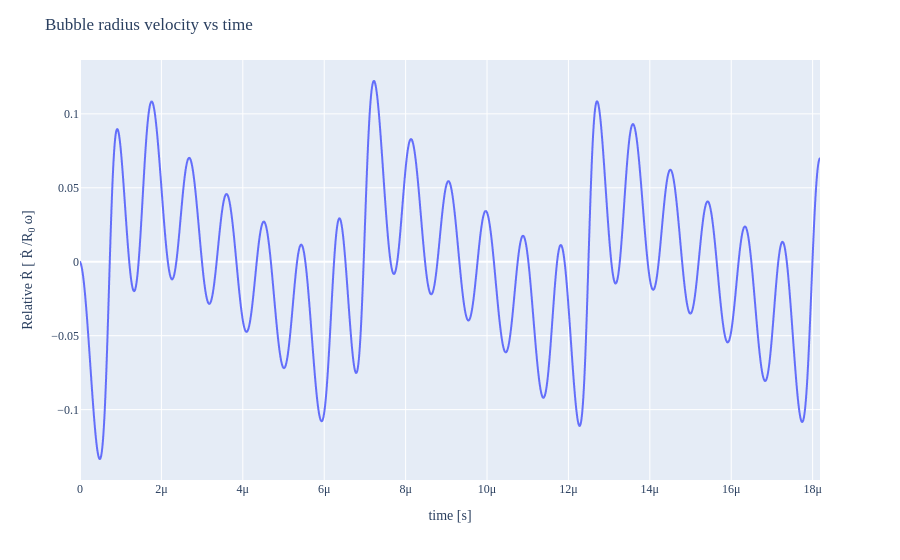

Here is the notebook cell this chart was saved with:
### Code cell
fig = px.line(x=BD_obj.time, y=BD_obj.Rdot)
fig.update_layout(
    font_family="'Serif",
    xaxis=dict(title="time [s]"),
    yaxis=dict(title="Relative <span>&#7768;</span> [ <span>&#7768;</span> /R<sub>0</sub> &#969;]"),
    title="Bubble radius velocity vs time",
    font_size=12
)
fig.show()

# The HTML coding is used for greek letters and sub/superscripts and overdots in the labels. 
# The list of unicodes of letters can be found here: https://www.compart.com/en/unicode/U+03C9

### Figure 1 — Plotly figure (JSON) as saved in the notebook; plotly's stock layout.template omitted (floating-point values rounded to 4 significant figures; data arrays with more than 128 entries replaced by an {"elided": "..."} marker saying what was removed)
{"data": [{"hovertemplate": "x=%{x}<br>y=%{y}<extra></extra>", "legendgroup": "", "line": {"color": "#636efa", "dash": "solid"}, "marker": {"symbol": "circle"}, "mode": "lines", "name": "", "showlegend": false, "type": "scattergl", "x": {"elided": "20000 float values"}, "xaxis": "x", "y": {"elided": "20000 float values"}, "yaxis": "y"}], "layout": {"font": {"family": "'Serif", "size": 12}, "legend": {"tracegroupgap": 0}, "margin": {"t": 60}, "title": {"text": "Bubble radius velocity vs time"}, "xaxis": {"anchor": "y", "domain": [0, 1], "title": {"text": "time [s]"}}, "yaxis": {"anchor": "x", "domain": [0, 1], "title": {"text": "Relative <span>&#7768;</span> [ <span>&#7768;</span> /R<sub>0</sub> &#969;]"}}}}
